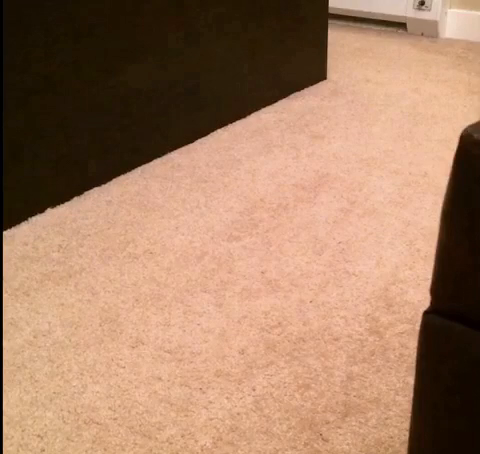
#> input picture frame 13 of Optical_Flow_in_openCV/my_video.mp4, 480 x 454 px
$ jupyter execute optical_flow.ipynb
#> lines starting #> are read from the running program, lines starting #| are printed output that depends on the picture; after the words box and inside, x2 and y2 are one past the last pixel; in counts of white or black regions, pixels touching at a corner belong together
#> in test_feature_detection, frame is the input picture: shape (454, 480, 3); mean B, G, R 100, 126.3, 165
#> in test_feature_detection, `gray = cv2.cvtColor(frame, cv2.COLOR_BGR2GRAY)`:
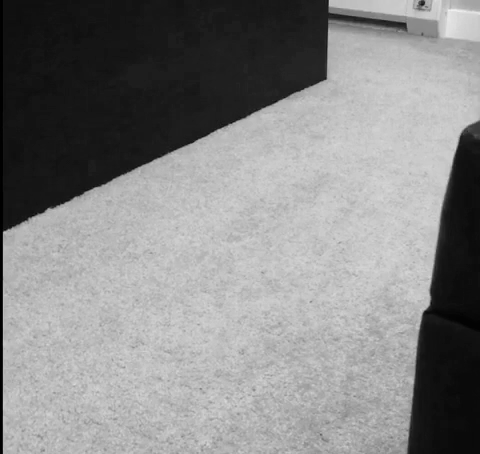
#> gray: shape (454, 480); min 0, max 240, mean 134.9
#> the loop in test_feature_detection, `for quality in [0.3, 0.1, 0.01]:` made 3 passes
#| Quality 0.3: 8 features
#| Quality 0.1: 44 features
#| Quality 0.01: 100 features
#> in test_feature_detection, `features = cv2.goodFeaturesToTrack(gray, maxCorners=100, qualityLevel=..`: features = 44 rows, first 8: [4, 232], [325, 78], [405, 23], [27, 220], [423, 4], [10, 228], [329, 20], [48, 208]
#> the loop in test_feature_detection, `for corner in features:` made 44 passes
#> (x, y) on passes 1 to 12: (4, 232), (325, 78), (405, 23), (27, 220), (423, 4), (10, 228), (329, 20), (48, 208), (329, 11), (321, 434), (254, 390), (417, 8)
#> after the loop in test_feature_detection, `for corner in features:`:
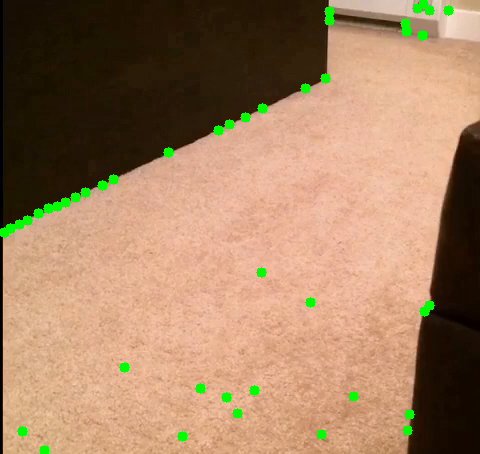
#> frame_copy: shape (454, 480, 3); 1.6% of pixels changed, all inside (x1, y1, x2, y2) = (0, 0, 454, 454)
# Sparse Optical Flow

This notebook is an implementation of Optical Flow algorithmps, following learnOpenCV article called **Optical Flow in OpenCV**

### Lucas-Kanade algorithm

[cell 1]
import cv2
import numpy as np
from matplotlib import pyplot as plt
from IPython.display import Image, display, clear_output
import ipywidgets as widgets
from pathlib import Path

[cell 2]
def lucas_kanade_method(video_path, display_inline=True, save_output=False, output_path='output.mp4'):
    """
    Lucas-Kanade with debugging and error handling
    """
#> called with video_path = 'my_video.mp4', display_inline = True, save_output = False, output_path = 'output.mp4'
    cap = cv2.VideoCapture(video_path)

    if not cap.isOpened():
        print(f"ERROR: Cannot open video file: {video_path}")
        return

    # Get video properties
    fps = int(cap.get(cv2.CAP_PROP_FPS))
#> fps = 23
    width = int(cap.get(cv2.CAP_PROP_FRAME_WIDTH))
#> width = 480
    height = int(cap.get(cv2.CAP_PROP_FRAME_HEIGHT))
#> height = 454
    total_frames = int(cap.get(cv2.CAP_PROP_FRAME_COUNT))
#> total_frames = 136

    print(f"Video info: {width}x{height}, {fps} fps, {total_frames} frames")
#| Video info: 480x454, 23 fps, 136 frames

    # Setup video writer
    if save_output:
        fourcc = cv2.VideoWriter_fourcc(*'mp4v')
        out = cv2.VideoWriter(output_path, fourcc, fps, (width, height))

    # Parameters for ShiTomasi corner detection
    feature_params = dict(
        maxCorners=100,
        qualityLevel=0.3,
        minDistance=7,
        blockSize=7
    )

    # Parameters for Lucas Kanade optical flow
    lk_params = dict(
        winSize=(15, 15),
        maxLevel=2,
        criteria=(cv2.TERM_CRITERIA_EPS | cv2.TERM_CRITERIA_COUNT, 10, 0.03),
    )
#> lk_params = {'winSize': (15, 15), 'maxLevel': 2, 'criteria': (3, 10, 0.03)}

    # Create random colors
    color = np.random.randint(0, 255, (100, 3))

    # Read first frame
    ret, old_frame = cap.read()
    if not ret:
        print("ERROR: Could not read first frame")
        return

    old_gray = cv2.cvtColor(old_frame, cv2.COLOR_BGR2GRAY)
    p0 = cv2.goodFeaturesToTrack(old_gray, mask=None, **feature_params)
#> p0 = [[5, 232], [422, 2], [324, 78], [404, 25], [330, 10], [331, 22]]

    # Check if features were detected
    if p0 is None or len(p0) == 0:
        print("ERROR: No features detected in first frame!")
        print("Suggestions:")
        print("  - Try a video with more texture/corners")
        print("  - Lower qualityLevel (e.g., 0.1)")
        print("  - Check if video is too dark or blurry")
        return

    print(f"✓ Detected {len(p0)} features in first frame")
#| ✓ Detected 6 features in first frame

    # Create mask for drawing
    mask = np.zeros_like(old_frame)

    frame_count = 0

    while True:
        ret, frame = cap.read()
        if not ret:
            break

        frame_gray = cv2.cvtColor(frame, cv2.COLOR_BGR2GRAY)

        # Calculate optical flow
        p1, st, err = cv2.calcOpticalFlowPyrLK(
            old_gray, frame_gray, p0, None, **lk_params
        )
#> p1 = [[4.99, 232], [422, 2], [324, 78.01], [404, 25], [330, 10], [331, 22.01]]; st = [1, 1, 1, 1, 1, 1]; err = [0.431, 0, 0.284, 0, 0, 0.0667]

        # Check if tracking succeeded
        if p1 is None or st is None:
            print(f"Frame {frame_count}: Tracking failed, re-detecting features")
            p0 = cv2.goodFeaturesToTrack(frame_gray, mask=None, **feature_params)
            if p0 is None:
                print("Cannot re-detect features")
                break
            mask = np.zeros_like(frame)
            old_gray = frame_gray.copy()
            frame_count += 1
            continue

        # Select good points
        good_new = p1[st == 1]
#> good_new has the same summary as p1
        good_old = p0[st == 1]
#> good_old has the same summary as p0

        if len(good_new) == 0:
            print(f"Frame {frame_count}: All points lost, re-detecting")
            p0 = cv2.goodFeaturesToTrack(frame_gray, mask=None, **feature_params)
            if p0 is None:
                print("Cannot re-detect features")
                break
            mask = np.zeros_like(frame)
            old_gray = frame_gray.copy()
            frame_count += 1
            continue

        # Draw the tracks - FIXED INTEGER CONVERSION
        for i, (new, old) in enumerate(zip(good_new, good_old)):
            # CRITICAL FIX: Convert to integers properly
            a, b = int(new[0]), int(new[1])
            c, d = int(old[0]), int(old[1])

            # Ensure coordinates are within frame bounds
            if 0 <= a < width and 0 <= b < height and 0 <= c < width and 0 <= d < height:
                mask = cv2.line(mask, (a, b), (c, d), color[i % len(color)].tolist(), 2)
                frame = cv2.circle(frame, (a, b), 5, color[i % len(color)].tolist(), -1)
#> this loop made 6 passes
#> (new, a, b, c, d) on passes 1, 3, 6: ([4.99, 232], 4, 231, 5, 232), ([324, 78.01], 323, 78, 324, 78), ([331, 22.01], 330, 22, 331, 22)
#> (a, b, c, d) on passes 2, 4, 5: (421, 2, 422, 2), (403, 25, 404, 25), (330, 9, 330, 10)
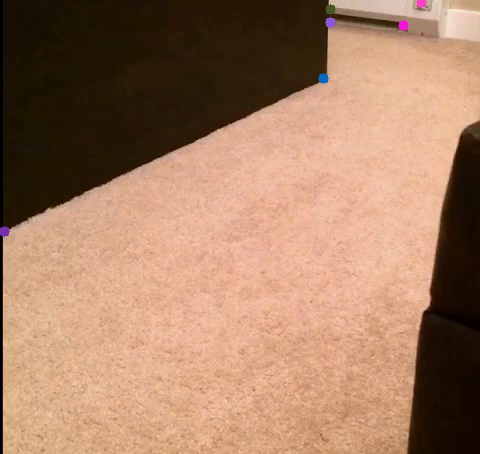
#> frame: shape (454, 480, 3); mean B, G, R 100.2, 126.2, 165.1
#> mask: shape (454, 480, 3); mean of channels 0, 1, 2 0, 0, 0

        # Combine frame and mask
        img = cv2.add(frame, mask)

        # Save output
        if save_output:
            out.write(img)

        # Display inline (every 5 frames)
        if display_inline and frame_count % 5 == 0:
            clear_output(wait=True)
            img_rgb = cv2.cvtColor(img, cv2.COLOR_BGR2RGB)
            plt.figure(figsize=(12, 8))
#> (this line was passed over: IPython is not available in this run)
            plt.imshow(img_rgb)
#> (this line was passed over: IPython is not available in this run)
            plt.axis('off')
#> (this line was passed over: IPython is not available in this run)
            plt.title(f'Frame {frame_count} - Tracking {len(good_new)} points')
            plt.show()

        # Print progress
        if frame_count % 30 == 0:
            print(f"Frame {frame_count}/{total_frames}: Tracking {len(good_new)} points")

        # Update previous frame and points
        old_gray = frame_gray.copy()
        p0 = good_new.reshape(-1, 1, 2)

        frame_count += 1

    # Cleanup
    cap.release()
    if save_output:
        out.release()
        print(f"✓ Output saved to {output_path}")

    print(f"✓ Processed {frame_count} frames")

### Motion Visualization Algorithm

The algorithm visualizes motion in a video by:

1. **Detecting interesting points** (corners/features) in the first frame using the **Shi-Tomasi corner detection** method.
2. **Tracking these points** across subsequent frames to see where they move.
3. **Drawing colored trails** showing the path each point has traveled.
4. **Displaying circles** at the current position of each tracked point.

#### For each subsequent frame:

- **Optical Flow Calculation:**
  Uses `cv2.calcOpticalFlowPyrLK()` (Lucas-Kanade pyramid method) to find where each tracked point moved to in the new frame.

- **Point Filtering:**
  Keeps only *good* points that were successfully tracked (`st == 1`).

- **Visualization:**
  - Draws lines from the old position to the new position (creating motion trails).
  - Draws circles at the current position of each point.

- **Updates:**
  Sets the current frame as the *old frame* for the next iteration.

[cell 3]
def test_feature_detection(video_path):
    """Test if features can be detected in your video"""
    cap = cv2.VideoCapture(video_path)
    ret, frame = cap.read()

    if not ret:
        print("Cannot read video!")
        return

    gray = cv2.cvtColor(frame, cv2.COLOR_BGR2GRAY)

    # Try different quality levels
    for quality in [0.3, 0.1, 0.01]:
        features = cv2.goodFeaturesToTrack(
            gray,
            maxCorners=100,
            qualityLevel=quality,
            minDistance=7
        )
        print(f"Quality {quality}: {len(features) if features is not None else 0} features")

    # Visualize detected corners
    features = cv2.goodFeaturesToTrack(gray, maxCorners=100, qualityLevel=0.1, minDistance=7)

    if features is not None:
        frame_copy = frame.copy()
        for corner in features:
            x, y = int(corner[0][0]), int(corner[0][1])
            cv2.circle(frame_copy, (x, y), 5, (0, 255, 0), -1)

        plt.figure(figsize=(12, 8))
        plt.imshow(cv2.cvtColor(frame_copy, cv2.COLOR_BGR2RGB))
        plt.title(f'Detected {len(features)} features')
        plt.axis('off')
        plt.show()
    else:
        print("NO FEATURES DETECTED - try a different video!")

    cap.release()

# Test your video
test_feature_detection('my_video.mp4')
